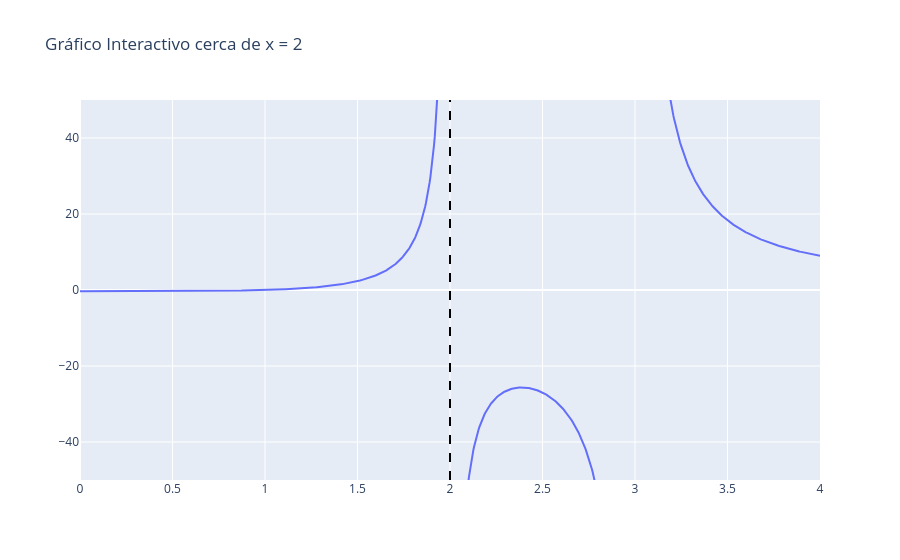

The cell this chart's notebook holds for it:
### Code cell
# (c) Límite cuando x tiende a 2
print("\nEJERCICIO (c)")
f_c = (x**2 + x - 2) / (x**2 - 5*x + 6)
analizar_limite_punto(f_c, 2)

### Figure 1 — Plotly figure (JSON) as saved in the notebook; plotly's stock layout.template omitted (floating-point values rounded to 4 significant figures; data arrays with more than 128 entries replaced by an {"elided": "..."} marker saying what was removed)
{"data": [{"name": "f(x)", "type": "scatter", "x": {"elided": "1000 float values"}, "y": {"elided": "1000 float values"}}], "layout": {"shapes": [{"line": {"color": "black", "dash": "dash"}, "type": "line", "x0": 2, "x1": 2, "xref": "x", "y0": 0, "y1": 1, "yref": "y domain"}], "title": {"text": "Gráfico Interactivo cerca de x = 2"}, "yaxis": {"range": [-50, 50]}}}
